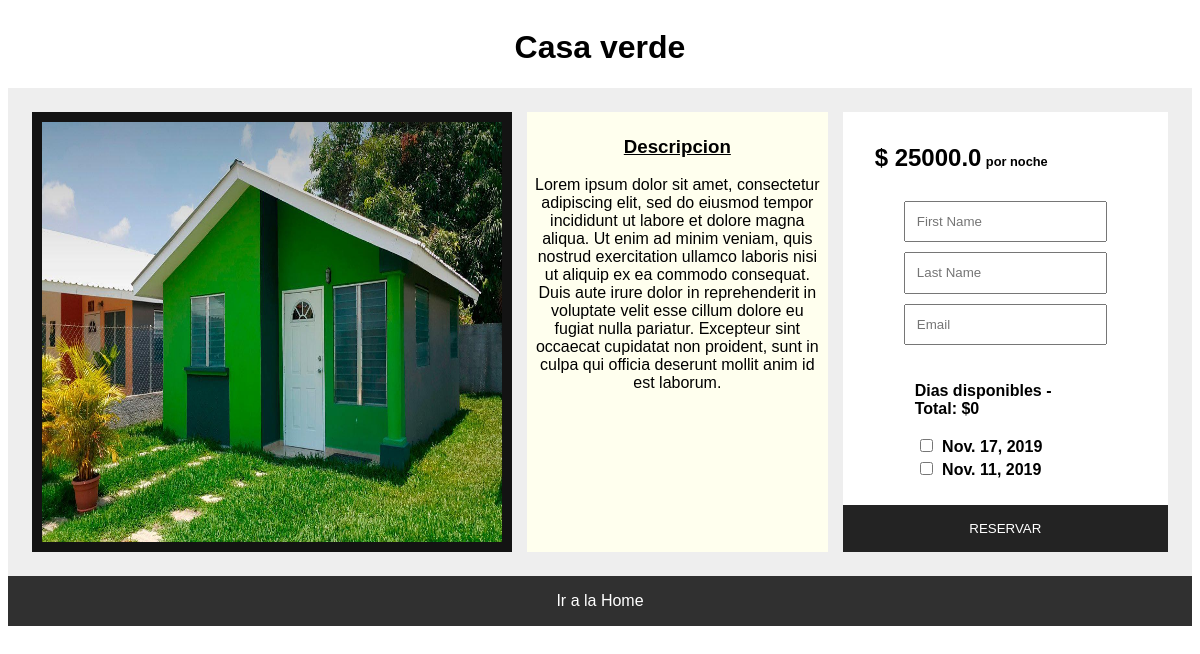
/ownerships/2, run on an earlier commit of the app's database.
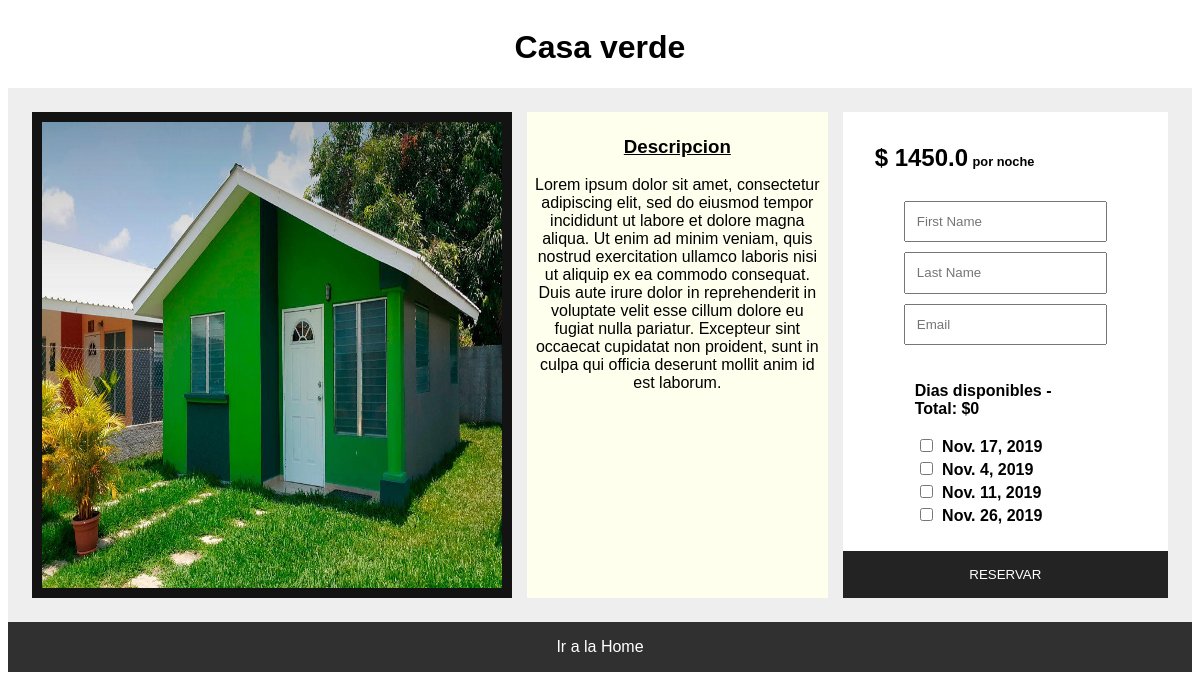
And on a later commit of the database.
### hotel/models.py (models this page shows)
class Ownership(models.Model):
    amount_pax = models.IntegerField(default=1)
    title = models.CharField(max_length=60, default='Undefined Title')
    city = models.ForeignKey(City, on_delete=models.CASCADE)
    cover = models.ImageField(blank=False, null=False, upload_to='static/images/', default='')
    rate = models.FloatField(default=0)
    host = models.ForeignKey(Host,on_delete=models.CASCADE, null=True)
    description = models.TextField(max_length=3000, default="", null=True)
    def __str__(self):
        return "\nCity: \t %s" % self.city

class RentalDate(models.Model):
    date = models.DateField()
    ownership = models.ForeignKey(Ownership, on_delete=models.CASCADE, default=None, null=True)
    booked = models.ForeignKey(Book, on_delete=models.SET_NULL, null=True, blank=True)
    def __str__(self):
        return "\nDate:  %s , \nBooked: \t %s \nOwnership: \t %s" % (self.date, self.booked, self.ownership)

### hotel/views.py (the view)
# urls.py: path('ownerships/<int:ownership_id>', ownership_details, name="ownership_details"),
def ownership_details(request, ownership_id, message=None):
    ownership = get_object_or_404(Ownership, pk=ownership_id)
    rental_dates = RentalDate.objects.filter(ownership_id=ownership_id, booked=None);
    print(rental_dates)
    context = {
        'ownership': ownership,
        'rental_dates': rental_dates,
        'message': message
    }
    return render(request, 'hotel/ownership_details.html', context)

### hotel/models.py (called while the page is built)
    def __str__(self):
        return str(self.name)

### templates/hotel/ownership_details.html (shortened to what this page needs)
<!doctype html>
{% load static from staticfiles %}
<html lang="en">
<head>
    <link rel="stylesheet" href="{%  static 'css/style.css' %}">
    <link rel="stylesheet" href="{% static 'css/ownership-details.css' %}">
</head>
<body>
    <main class="main">
        <h1 style="text-align: center;">{{ ownership.title }}</h1>
        <div class="ownership-details-body">
            <div class="ownership-details-image">
                <img src="/{{ownership.cover}}" alt="{{ownership.title}}">
            </div>
            <div class="ownership-details-description">
                <h3 style="text-decoration:underline">Descripcion</h3>
                <p>
                    {{ownership.description}}
                </p>
            </div>
            <div class="ownership-details-book">
                <div class="book-rate-info">
                    <div class="book-rate">$ <span id="rate">{{ ownership.rate }}</span></div>
                    <div class="book-inline-text">por noche</div>
                    {% if rental_dates %}
                    <form name="bookForm" class="book-form" action="/hotel/book" method="POST" autocomplete="off">
                        <input type="text" name="name" placeholder="First Name" required>
                        <input type="text" name="lastname" placeholder="Last Name" required>
                        <input type="email" name="email" placeholder="Email" required>
                        <div class="book-dates">
                            <p>Dias disponibles - Total: $<span id="total">0</span> </p>
                            {% for date in rental_dates %}
                            <div class="input-date">
                                <input type="checkbox" onchange='handleChange(this);' name="date[]"
                                    value="{{ date.id }}"> {{ date.date }}
                            </div>
                            {% endfor %}
                        </div>
                        <button id="btn-book" class="btn-book btn-accent btn-block" type="submit"
                            disabled="disabled">Reservar</button>
                    </form>
                    {% else %}
                    <h2 style="position:relative;top:30px" class="alert message-warning">No hay dias disponibles...</h2>
                    {% endif %}
                </div>
            </div>
        </div>
        <a href="/" class="btn-back btn-default">Ir a la Home</a>
    </main>
</body>
</html>

What changed in the data, as far as the page shows it:
changed Ownership "Casa verde": rate "25000.0" → "1450.0"
now on this page (row edited): RentalDate: date "Nov. 4, 2019"
now on this page (row edited): RentalDate: date "Nov. 26, 2019"
